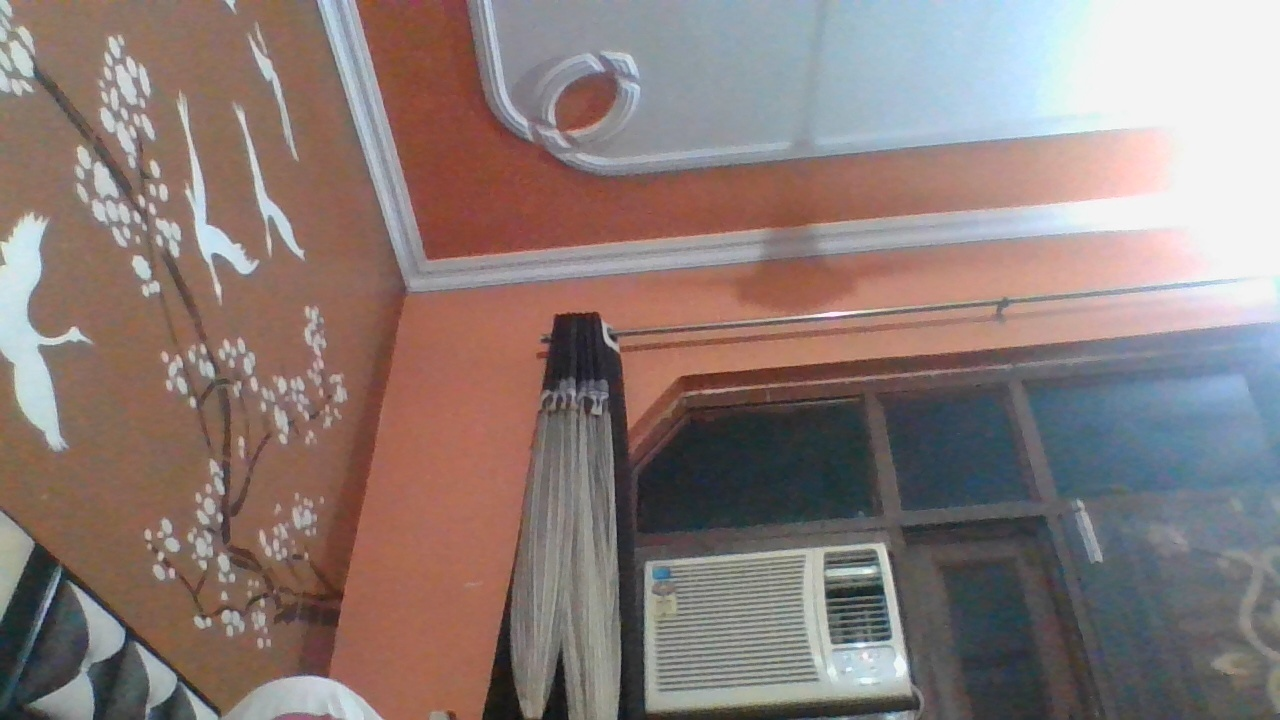
#> input picture Desktop/Santushti/Invisible_cloak_proj/bg_image.jpg, 1280 x 720 px
$ python main_proj.py
#> lines starting #> are read from the running program, lines starting #| are printed output that depends on the picture; after the words box and inside, x2 and y2 are one past the last pixel; in counts of white or black regions, pixels touching at a corner belong together
import cv2
import numpy as np

cap = cv2.VideoCapture(0)
cap.set(3, 1200)
cap.set(4, 1000)

bg_img = cv2.imread("bg_image.jpg")
#> bg_img is the input picture: shape (720, 1280, 3); mean B, G, R 119.9, 123.6, 139.1

blue = np.uint8([[[255, 0, 0]]])
hsv_blue = cv2.cvtColor(blue, cv2.COLOR_BGR2HSV)
lower = np.array([110, 100, 100])
upper = np.array([130, 255, 255])
while True:

    ret, img = cap.read()
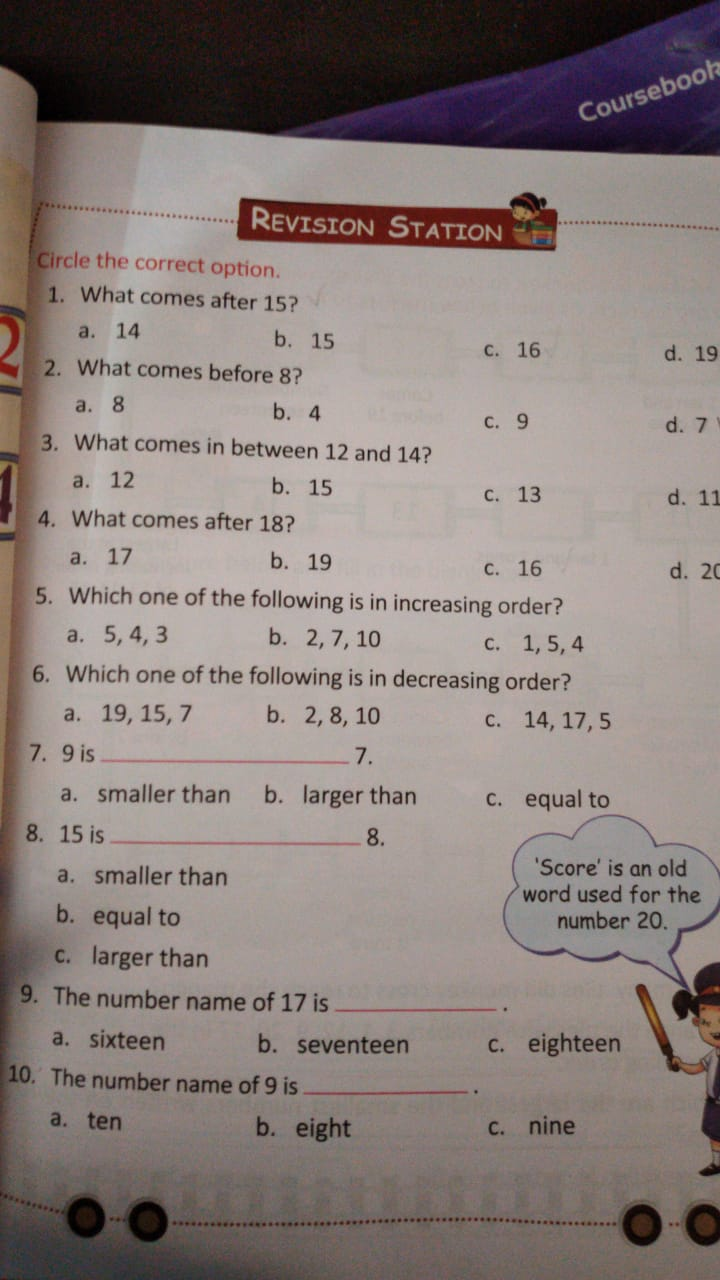
#> input picture Desktop/Santushti/Eduthon/WhatsApp Image 2020-09-07 at 14.19.53.jpeg, 720 x 1280 px, given in place of the camera
#> img is the input picture: shape (1280, 720, 3); mean B, G, R 124, 127.7, 139

    if ret:

        hsv = cv2.cvtColor(img, cv2.COLOR_BGR2HSV)
#> hsv: shape (1280, 720, 3); mean H, S, V 22.9, 41.6, 139.8
        mask = cv2.inRange(hsv, lower, upper)
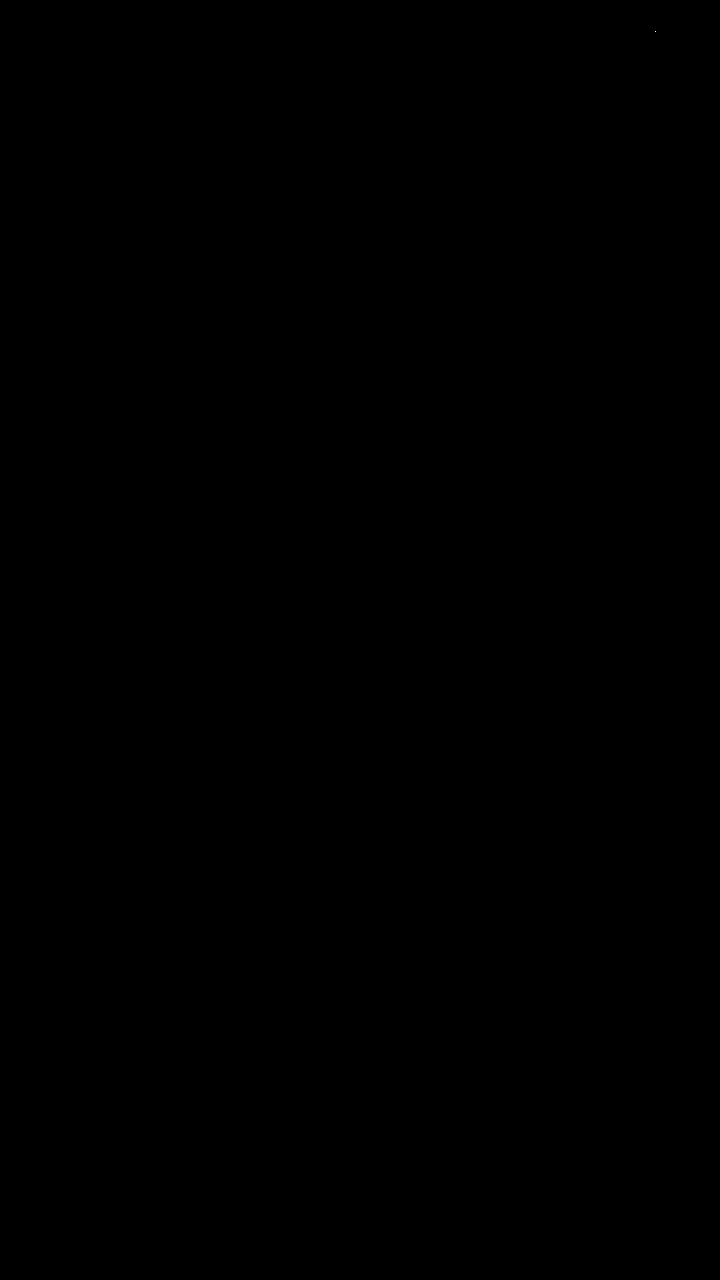
#> mask: shape (1280, 720); 0% white in thin lines or dots, all inside (x1, y1, x2, y2) = (655, 31, 656, 32)
        #cv2.imshow("hsv", mask)hs

#> (the run stopped early here; a loop or call above may not have finished)
